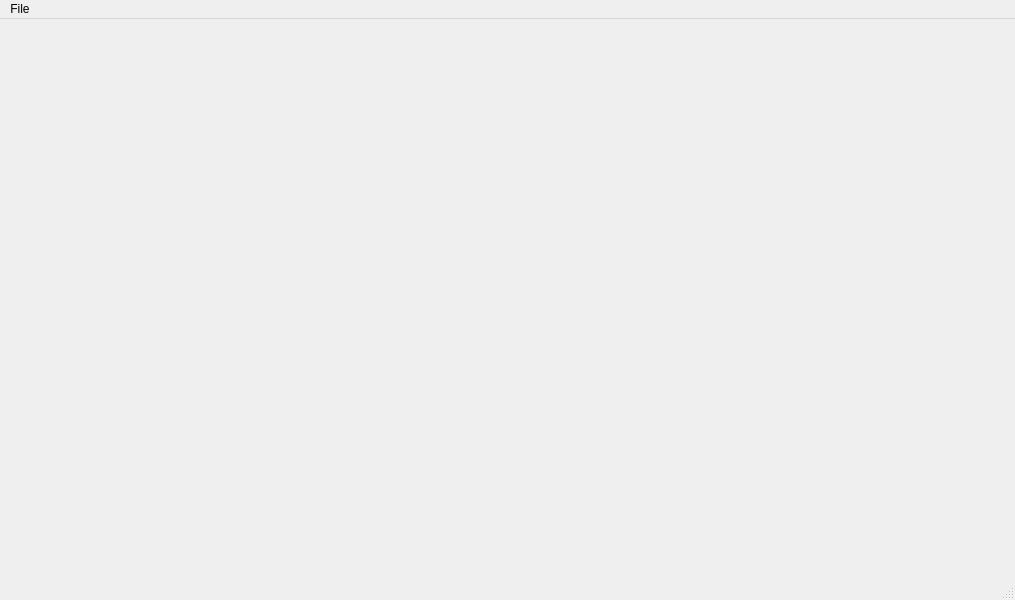
<?xml version="1.0" encoding="UTF-8"?>
<ui version="4.0">
 <class>MainWindow</class>
 <widget class="QMainWindow" name="MainWindow">
  <property name="geometry">
   <rect>
    <x>0</x>
    <y>0</y>
    <width>1015</width>
    <height>600</height>
   </rect>
  </property>
  <property name="windowTitle">
   <string>MainWindow</string>
  </property>
  <widget class="QWidget" name="centralwidget">
   <layout class="QHBoxLayout" name="horizontalLayout_2">
    <item>
     <layout class="QHBoxLayout" name="horizontalLayout"/>
    </item>
   </layout>
  </widget>
  <widget class="QMenuBar" name="menubar">
   <property name="geometry">
    <rect>
     <x>0</x>
     <y>0</y>
     <width>1015</width>
     <height>26</height>
    </rect>
   </property>
   <widget class="QMenu" name="menu_file">
    <property name="title">
     <string>File</string>
    </property>
    <addaction name="action_save"/>
    <addaction name="action_load"/>
   </widget>
   <addaction name="menu_file"/>
  </widget>
  <widget class="QStatusBar" name="statusbar"/>
  <action name="action_save">
   <property name="text">
    <string>Save</string>
   </property>
  </action>
  <action name="action_load">
   <property name="text">
    <string>Load</string>
   </property>
  </action>
 </widget>
 <resources/>
 <connections/>
</ui>
